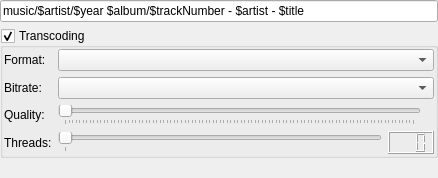
<?xml version="1.0" encoding="UTF-8"?>
<ui version="4.0">
 <class>TranscodingParamsWidget</class>
 <widget class="QWidget" name="TranscodingParamsWidget">
  <property name="geometry">
   <rect>
    <x>0</x>
    <y>0</y>
    <width>438</width>
    <height>176</height>
   </rect>
  </property>
  <property name="windowTitle">
   <string/>
  </property>
  <layout class="QVBoxLayout" name="verticalLayout">
   <property name="margin">
    <number>0</number>
   </property>
   <item>
    <widget class="QLineEdit" name="FilenameMask_">
     <property name="toolTip">
      <string>&lt;html&gt;&lt;head/&gt;&lt;body&gt;&lt;p&gt;The following variables are allowed in the track filename: $artist, $year, $album, $trackNumber, $title.&lt;/p&gt;&lt;p&gt;Directories are separated by the '/' symbol. File extension is omitted.&lt;/p&gt;&lt;p&gt;For example, a filename could look like this:&lt;/p&gt;&lt;p&gt;&lt;span style=&quot; font-style:italic;&quot;&gt;music/$artist/$year - $album/$trackNumber - $artist - $title&lt;/span&gt;&lt;/p&gt;&lt;/body&gt;&lt;/html&gt;</string>
     </property>
     <property name="whatsThis">
      <string>&lt;html&gt;&lt;head/&gt;&lt;body&gt;&lt;p&gt;The following variables are allowed in the track filename: $artist, $year, $album, $trackNumber, $title.&lt;/p&gt;&lt;p&gt;Directories are separated by the '/' symbol. File extension is omitted.&lt;/p&gt;&lt;p&gt;For example, a filename could look like this:&lt;/p&gt;&lt;p&gt;&lt;span style=&quot; font-style:italic;&quot;&gt;music/$artist/$year - $album/$trackNumber - $artist - $title&lt;/span&gt;&lt;/p&gt;&lt;/body&gt;&lt;/html&gt;</string>
     </property>
     <property name="text">
      <string notr="true">music/$artist/$year $album/$trackNumber - $artist - $title</string>
     </property>
     <property name="placeholderText">
      <string>Track filename...</string>
     </property>
    </widget>
   </item>
   <item>
    <widget class="QGroupBox" name="TranscodingBox_">
     <property name="title">
      <string>Transcoding</string>
     </property>
     <property name="checkable">
      <bool>true</bool>
     </property>
     <layout class="QFormLayout" name="formLayout">
      <property name="fieldGrowthPolicy">
       <enum>QFormLayout::AllNonFixedFieldsGrow</enum>
      </property>
      <property name="margin">
       <number>1</number>
      </property>
      <item row="0" column="0">
       <widget class="QLabel" name="label">
        <property name="text">
         <string>Format:</string>
        </property>
       </widget>
      </item>
      <item row="0" column="1">
       <widget class="QComboBox" name="TranscodingFormat_"/>
      </item>
      <item row="2" column="0">
       <widget class="QLabel" name="label_2">
        <property name="text">
         <string>Quality:</string>
        </property>
       </widget>
      </item>
      <item row="4" column="0">
       <widget class="QLabel" name="label_3">
        <property name="text">
         <string>Threads:</string>
        </property>
       </widget>
      </item>
      <item row="2" column="1">
       <layout class="QHBoxLayout" name="horizontalLayout">
        <item>
         <widget class="QSlider" name="QualitySlider_">
          <property name="orientation">
           <enum>Qt::Horizontal</enum>
          </property>
          <property name="tickPosition">
           <enum>QSlider::TicksBelow</enum>
          </property>
          <property name="tickInterval">
           <number>1</number>
          </property>
         </widget>
        </item>
        <item>
         <widget class="QLabel" name="QualityDisplay_">
          <property name="frameShadow">
           <enum>QFrame::Raised</enum>
          </property>
          <property name="lineWidth">
           <number>1</number>
          </property>
          <property name="text">
           <string/>
          </property>
          <property name="alignment">
           <set>Qt::AlignRight|Qt::AlignTrailing|Qt::AlignVCenter</set>
          </property>
         </widget>
        </item>
       </layout>
      </item>
      <item row="4" column="1">
       <layout class="QHBoxLayout" name="horizontalLayout_2">
        <item>
         <widget class="QSlider" name="ThreadsSlider_">
          <property name="minimum">
           <number>1</number>
          </property>
          <property name="maximum">
           <number>1</number>
          </property>
          <property name="orientation">
           <enum>Qt::Horizontal</enum>
          </property>
          <property name="tickPosition">
           <enum>QSlider::TicksBelow</enum>
          </property>
          <property name="tickInterval">
           <number>1</number>
          </property>
         </widget>
        </item>
        <item>
         <widget class="QLCDNumber" name="ThreadsDisplay_">
          <property name="digitCount">
           <number>3</number>
          </property>
         </widget>
        </item>
       </layout>
      </item>
      <item row="1" column="0">
       <widget class="QLabel" name="label_4">
        <property name="text">
         <string>Bitrate:</string>
        </property>
       </widget>
      </item>
      <item row="1" column="1">
       <widget class="QComboBox" name="BitrateTypeBox_"/>
      </item>
     </layout>
    </widget>
   </item>
   <item>
    <widget class="QLabel" name="StatusLabel_">
     <property name="text">
      <string/>
     </property>
    </widget>
   </item>
  </layout>
 </widget>
 <resources/>
 <connections>
  <connection>
   <sender>ThreadsSlider_</sender>
   <signal>valueChanged(int)</signal>
   <receiver>ThreadsDisplay_</receiver>
   <slot>display(int)</slot>
   <hints>
    <hint type="sourcelabel">
     <x>284</x>
     <y>171</y>
    </hint>
    <hint type="destinationlabel">
     <x>433</x>
     <y>171</y>
    </hint>
   </hints>
  </connection>
 </connections>
</ui>
